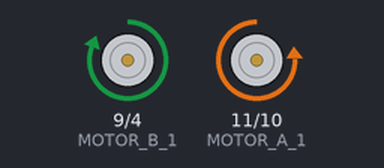
The sketch below on a simulated Arduino Uno, built with avr-gcc and run on an emulated ATmega328P. Shown: motor-driver pin pairs drawn as motors (green arrow = first pin HIGH = forward, orange = second pin HIGH = backward, longer = more drive).

Above: at 5.0 s.
At 9.4 s:
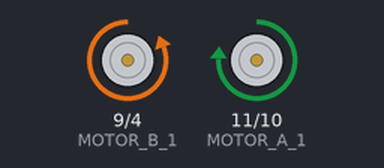
At 12.4 s:
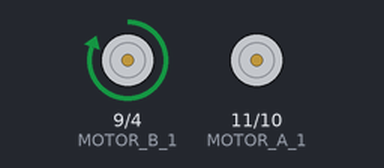
At 14.0 s:
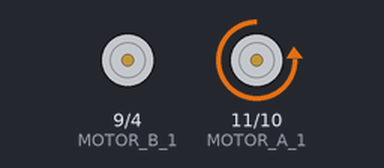
Timing chart, 0 to 18.6 s (numbered marks = the images above):
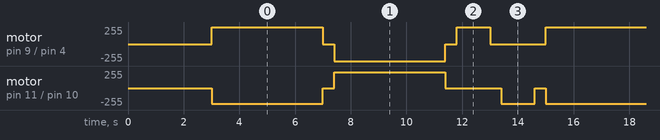

Measured:
- by itself, motor on pin 9 (MOTOR_B_1) / pin 4 (MOTOR_B_2): repeats every 12.0 s: stopped 0.40 s, backward 255/255 4.0 s, stopped 0.40 s, forward 255/255 1.2 s, stopped 2.0 s, forward 255/255 4.0 s
- by itself, motor on pin 11 (MOTOR_A_1) / pin 10 (MOTOR_A_2): repeats every 12.0 s: stopped 0.40 s, forward 236/255 4.0 s, stopped 2.0 s, backward 236/255 1.2 s, stopped 0.40 s, backward 236/255 4.0 s

The sketch:

justMove.ino
```cpp
//Creating constante for the motor pins
const int MOTOR_A_1 = 11; //motor A = left wheel
const int MOTOR_A_2 = 10;
const int MOTOR_B_1 = 9; //motor B = right wheel
const int MOTOR_B_2 = 4;

const int ROTATIONSENSOR_1 = 3;
const int ROTATIONSENSOR_2 = 2;

//Creating a speed constant
const int MOTOR_ASPEED = 236;
const int MOTOR_BSPEED = 255;

int oneMeterDistance = 4000;
int stopTime = 400;
int turningDurationRight = 1200;
int turningDurationLeft = 1200;

void setup() {
  delay(3000);
  pinMode(MOTOR_A_1, OUTPUT);
  pinMode(MOTOR_A_2, OUTPUT);
  pinMode(MOTOR_B_1, OUTPUT);
  pinMode(MOTOR_B_2, OUTPUT);
  pinMode(ROTATIONSENSOR_1, INPUT);
  pinMode(ROTATIONSENSOR_2, INPUT);

  digitalWrite(MOTOR_A_1, LOW);
  digitalWrite(MOTOR_A_2, LOW);
  digitalWrite(MOTOR_B_1, LOW);
  digitalWrite(MOTOR_B_2, LOW);
  digitalWrite(ROTATIONSENSOR_1, LOW);
  digitalWrite(ROTATIONSENSOR_2, LOW);
}

void loop() {
  moveForward();
  delay(oneMeterDistance);
  stopMotors();
  delay(stopTime);
  moveBack();
  delay(oneMeterDistance);
  stopMotors();
  delay(stopTime);
  turnLeft();
  delay(turningDurationLeft);
  stopMotors();
  delay(stopTime);
  turnRight();
  delay(turningDurationRight);
  stopMotors();
  delay(stopTime);
}

void moveForward() {
  analogWrite(MOTOR_A_1, 0);
  analogWrite(MOTOR_A_2, MOTOR_ASPEED);
  analogWrite(MOTOR_B_2, 0);
  analogWrite(MOTOR_B_1, MOTOR_BSPEED);
}

void moveBack() {
  analogWrite(MOTOR_A_1, MOTOR_ASPEED);
  analogWrite(MOTOR_A_2, 0);
  analogWrite(MOTOR_B_2, MOTOR_BSPEED);
  analogWrite(MOTOR_B_1, 0);
}

void turnRight() {
  analogWrite(MOTOR_A_1, 0);
  analogWrite(MOTOR_A_2, MOTOR_ASPEED);
  analogWrite(MOTOR_B_2, 0);
  analogWrite(MOTOR_B_1, 0);
}

void turnLeft() {
  analogWrite(MOTOR_A_1, 0);
  analogWrite(MOTOR_A_2, 0);
  analogWrite(MOTOR_B_2, 0);
  analogWrite(MOTOR_B_1, MOTOR_BSPEED);
}

void stopMotors() {
  analogWrite(MOTOR_A_1, 0);
  analogWrite(MOTOR_A_2, 0);
  analogWrite(MOTOR_B_2, 0);
  analogWrite(MOTOR_B_1, 0);
}
```
